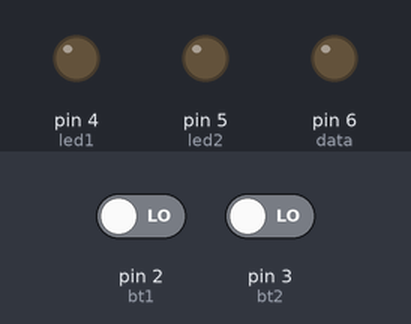
Recording of a sketch running on a simulated Arduino Uno, built with avr-gcc and run on an emulated ATmega328P. Shown: output pins drawn as LEDs (lit = HIGH). The test bench sets the inputs (shaded band); at power-on: pin 2 (bt1) LOW, pin 3 (bt2) LOW.

Above: at 1.2 s.
1.3 s: pin 2 (bt1) driven HIGH
At 2.4 s:
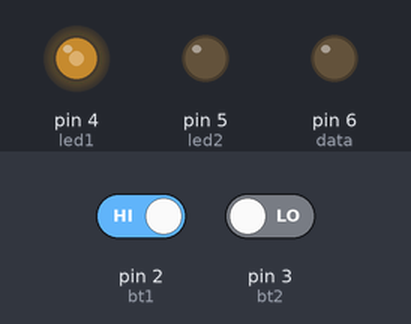
2.8 s: pin 3 (bt2) driven HIGH
At 4.0 s:
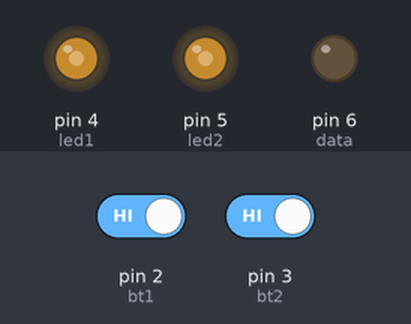
4.3 s: pin 2 (bt1) driven LOW
At 4.7 s:
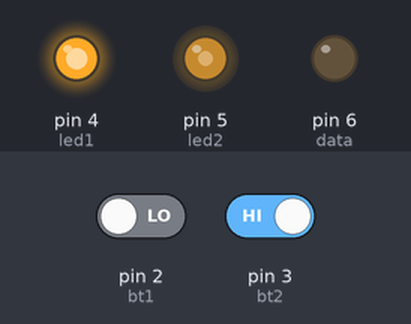
5.8 s: pin 3 (bt2) driven LOW
At 6.6 s:
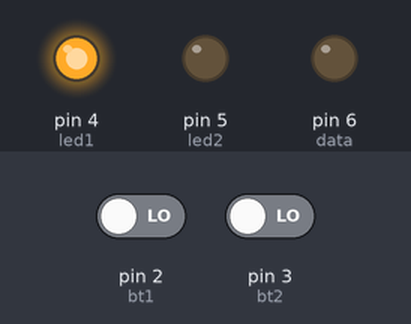
7.3 s: pin 3 (bt2) driven HIGH
At 8.2 s:
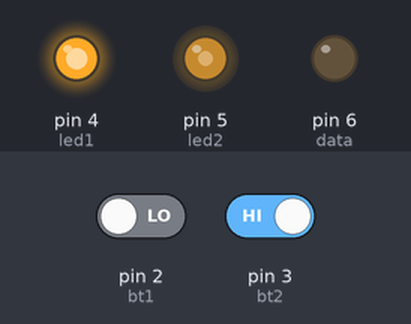
8.8 s: pin 2 (bt1) driven HIGH
At 9.8 s:
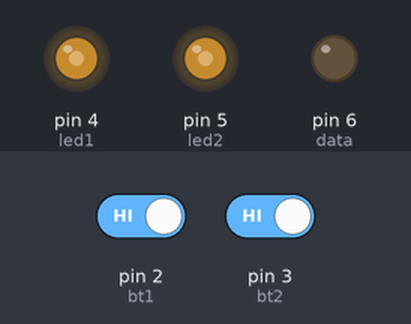
Timing chart, 0 to 11.3 s (numbered marks = the images above; inputs shaded):
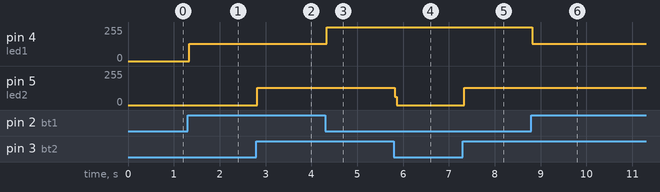

The sketch:

dataBaseSimu.ino
```cpp
#define bt1 2
#define bt2 3
#define led1 4
#define led2 5
#define data 6
int b1,b2;
int c1=0,c2=0;
bool flag=false;
long long t=0;
long long inter=0;
void setup(){
    Serial.begin(9600);
    pinMode(bt1,INPUT);
    pinMode(bt2,INPUT);
    pinMode(led1,OUTPUT);
    pinMode(led2,OUTPUT);
    pinMode(data,OUTPUT);
}

void loop()
{
  b1=digitalRead(bt1);
  b2=digitalRead(bt2);
  if(b1){c1++;if(c1%2==0){digitalWrite(led1,LOW);}else{digitalWrite(led1,HIGH);};t=millis();flag=true;}
  if(flag){inter=millis()-t;}
  if(b2){c2++;if(c2%2==0){digitalWrite(led2,LOW);}else{digitalWrite(led2,HIGH);};t=millis();flag=true;}
  if(flag){inter=millis()-t;}
  if(inter>5000)
  {
    digitalWrite(data,HIGH);
    inter=0;
    flag=false;
  }

}
```

Measured:
- after the input at 1.3 s, pin 4 (led1): 0/255 → 128/255 at once
- after the input at 2.8 s, pin 5 (led2): 0/255 → 128/255 at once
- after the input at 4.3 s, pin 4 (led1): 128/255 → 255/255 at once
- after the input at 5.8 s, pin 5 (led2): 128/255 → 0/255 at once
- after the input at 7.3 s, pin 5 (led2): 0/255 → 128/255 at once
- after the input at 8.8 s, pin 4 (led1): 255/255 → 128/255 at once
